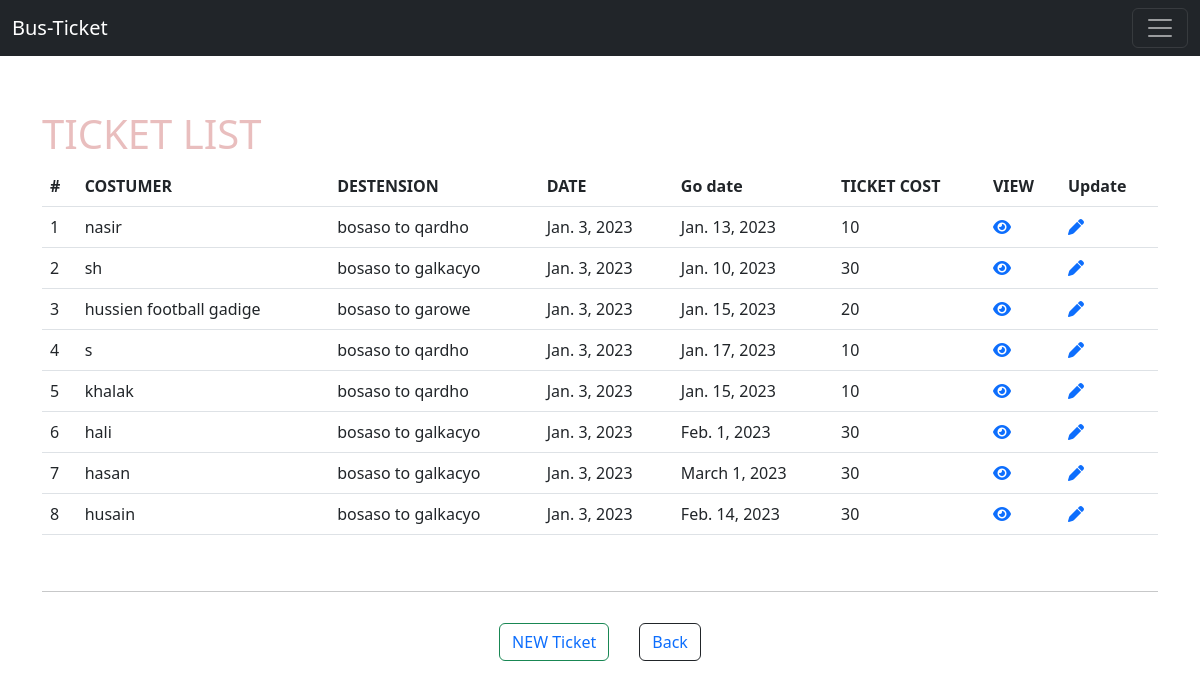
The app's page /details/, older data.
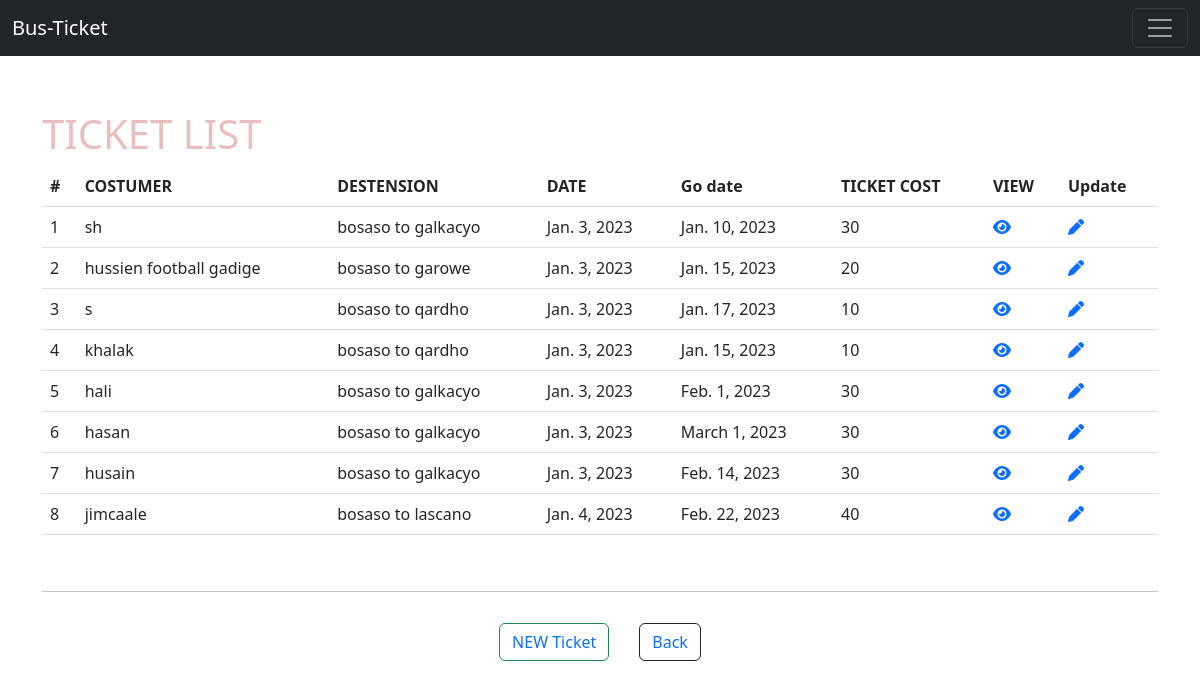
The same page, newer data.
### core/models.py (models this page shows, shortened)
class TicketModel(models.Model):
    CITY = {
        ('bosaso to qardho', 'btq'),
        ('bosaso to garowe', 'btg'),
        ('bosaso to galkacyo', 'btgl'),
        ('bosaso to lascano', 'btl'),
        ('non', 'non')
    }
    name = models.CharField(max_length=50, null=True, blank=True)
    email = models.EmailField()
    phone = models.IntegerField()
    to = models.CharField('toto', max_length=255, choices=CITY, default='non')
    date = models.DateField(auto_now_add=True)
    go_date = models.DateField()
    cost = models.CharField(max_length=255)

### core/views.py (the view)
# urls.py: path('details/',views.tickets_detail,name='details'),
def tickets_detail(request):
    tickets = TicketModel.objects.all()
    for tick in tickets:
        print(tick.to)
        costs = tick.to
        global y
        y = ''
        if costs == 'bosaso to qardho' :
                y =10
        elif costs== 'bosaso to garowe' :
                y =20
        elif costs == 'bosaso to galkacyo':
                 y =30
        elif costs== 'bosaso to lascano':
                 y =40
        else:
            y = 0
        tick.cost = y
        tick.save()
    return render(request,'core/ticket_details.html',{
        'tickets':tickets,
                })

### core/templates/core/ticket_details.html (shortened to what this page needs)
{% extends 'core/home.html' %}
{% block content %}
<div style="margin-top: 110px; margin-bottom:50px">
    <div class="container">
        <table class="table">
            <h1><span style="color: rgb(233, 190, 190);">TICKET LIST </span></h1>
            <thead>
                <tr>
                    <th scope="col">#</th>
                    <th scope="col">COSTUMER</th>
                    <th scope="col">DESTENSION</th>
                    <th scope="col">DATE</th>
                    <th scope="col">Go date</th>
                    <th scope="col">TICKET COST</th>
                    <th scope="col" >VIEW</th>
                    <th scope="col" >Update</th>
                </tr>
            </thead>
            <tbody>
                {% for ticket in tickets %}
                <tr  >
                    <td scope="row">{{forloop.counter}}</td>
                    <td scope="row">{{ticket.name}}</td>
                    <td scope="row">{{ticket.to}}</td>
                    <td scope="row">{{ticket.date}}</td>
                    <td scope="row">{{ticket.go_date}}</td>
                    <td scope="row">{{ticket.cost}}</td>
                    <td scope="row" >
                        <a href="{% url 'costumer_detail' ticket.id %}">
                        <i class="fa-solid fa-eye"></i>
                        </a>
                     </td>
                     <td scope="row" >
                        <a href="{% url 'update' ticket.id %}">
                        <i class="fa-solid fa-pen"></i>
                        </a>
                     </td>
                </tr>
                {% endfor %}
            </tbody>
        </table>
        <br>
        <hr>
        <div id="but" >
        <button class="btn btn-outline-success"><a href="{% url 'add_ticket' %}">NEW Ticket</a></button><br><br>
        <button class="btn btn-outline-dark"><a href="{% url 'home' %}">Back</a></button>
    </div>
    </div>
</div>
{% endblock content %}

Row changes from the older to the newer data that the page shows:
removed TicketModel: name "nasir", to "bosaso to qardho", date "Jan. 3, 2023", go_date "Jan. 13, 2023", cost "10"
added TicketModel: name "jimcaale", to "bosaso to lascano", date "Jan. 4, 2023", go_date "Feb. 22, 2023", cost "40"
